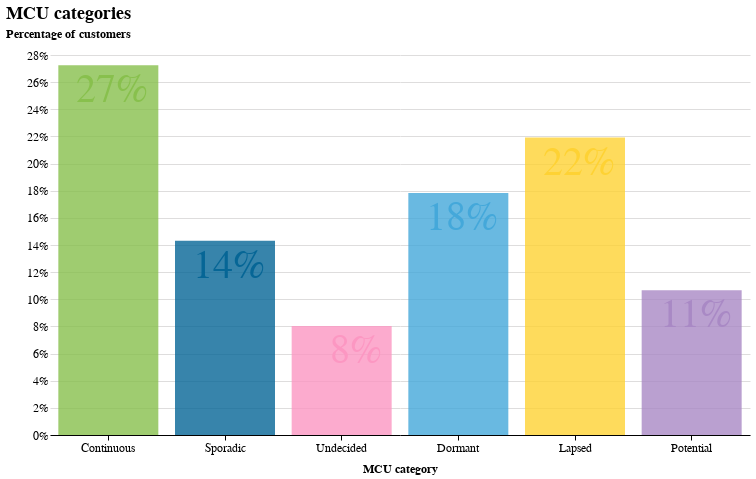

Here is the notebook cell this chart was saved with:
### Markdown cell above
We can again make very clear conclusions about the first and the last bracket. In the _Low (1%-20%)_ bracket we see a lot of lapsed users. In conjunction with the previous chart we know that most users here have 1-2 MCU periods. This suggests a conclusion that the likelihood of these customers returning is very low. Most of this column are customers who tried using the card and then lapsed, but did not close their N26 account.

If we now look at the _Continuous (90%-100%)_ bracket - it is exclusively all active users. A very clear and distinct customer group.

From earlier we know that lapsed MCUs are unlikely to return to using their card. Having this in mind we can label them as a group of customers on their own, despite their previous MCU activity. Note that it's possible that lapsed customers with higher past activity could be more likely to be just dormant, but we will look at this in the future and update might follow. For now we will label them as lapsed.

# 5. A word on MCU periods vs. activity vs. lapse<a name="section5"></a>
Before the categorisation let's discuss how MCU periods relate with overall activity and lapse. Imagine a customer who has been inactive for a couple of months since account opening but since then is using N26 card continuously for the rest of the year. At the moment such customers would likely be the same as all the customers in >90% activity bracket, the only difference is that they had a delayed start.

It would probably be possible to assign these customers to the same category despite a slow start. We can identify these customers by the combination of their MCU traits. a) this customer is currently **Active**; b) he should have **1-2 MCU periods** showing that he is not a frequent lapser and matches to 1-2 periods that 80% of continuous MCUs have. c) His overall **MCU rate should be over 70%**, so that we don't include undecided MCUs.

We could treat these customers the same as continuous MCUs, because based on these conditions they are currently on the way to become continuous MCUs, but based on their passive period it might be difficult to reach 90% to be officially included in this bracket.

This is just a thought for discussion, as currently such categorisation will not be applied. Further look into behaviour of these customers will help to decide whether it makes sense to include them into the continuous user bracket.

# 6. Final categorisation<a name="section6"></a>
Finally we can connect all the information we processed into final groups of customers based on their MCU behaviour.
1. Continuous MCUs - all active MCUs with over 90% of MCU activity. We can expect these customers to be the drivers of all KPIs. An assumption that can later be tested and hopefully confirmed.
2. Sporadic MCUs - all active MCUs that have 3+ MCU periods. Showing that they tend to lapse and return using their card.
3. Undecided MCUs - these are all active MCUs that are <90% with their overall activity and have 1-2 MCU periods. Showing that they don't lapse frequently. These MCUs should either end up with Sporadic MCUs if they stop and return a couple of more times, or end up in the continuous MCU bracket if they remain continuously active.
4. Dormant MCUs - all inactive MCUs that have been inactive for less than 6 months. They can still potentially return using their card and could show similar traits to sporadic MCUs.
5. Lapsed MCUs - all inactive MCUs that have been inactive for over 5 months. They are unlikely to return using their card.
6. Potential MCUs - these are the customers that have topped up and have not used their card yet, but have an open N26 account. They are not really MCUs, but for some analyses it might be useful to include this group.
Let's see how this split looks on our current MCU base.

### Code cell
data = mcu_categories
xaxis = "mcu_category"
yaxis = "customers"

x_axis_title = "MCU category"
y_axis_title = "Percentage of customers"
chart_title = "MCU categories"

column_order = ["Continuous", "Sporadic", "Undecided", "Dormant", "Lapsed", "Potential"]

base = alt.Chart(data).encode(
    x=alt.X(xaxis + ":O", axis=alt.Axis(title=x_axis_title), sort=column_order)
)

bar = base.mark_bar(size=100).encode(
    y=alt.Y(
        yaxis + ":Q",
        axis=alt.Axis(title=y_axis_title, format=".0%", grid=True),
        scale=alt.Scale(),
    ),
    color=alt.Color(xaxis, legend=None),
)
bar_labels = bar.mark_text(dx=40, dy=25, size=40).encode(
    y=alt.Y(yaxis + ":Q", axis=None), text=alt.Text(yaxis + ":N", format=".0%")
)

nearest = alt.selection(
    type="single", nearest=True, on="mouseover", fields=[xaxis], empty="none"
)
selectors = (
    base.mark_point()
    .encode(
        alt.X(xaxis + ":O", sort=column_order),
        opacity=alt.value(0),
    )
    .add_selection(nearest)
)
text_bar = base.mark_text(align="left", dx=-33, dy=25, size=40, color="#fff").encode(
    y=alt.Y(yaxis + ":Q", axis=None),
    text=alt.condition(nearest, yaxis + ":Q", alt.value(" "), format=".0%"),
)
bar_select = bar.mark_bar(size=100).encode(
    y=alt.Y(yaxis + ":Q", axis=None),
    opacity=alt.condition(nearest, alt.value(1), alt.value(0)),
)

alt.layer(bar, bar_labels, selectors, bar_select, text_bar).properties(
    title=chart_title
).resolve_scale(y="independent").configure(background="#fff")

### Figure 1 — Vega-Lite specification as saved in the notebook (floating-point values rounded to 4 significant figures)
{"width": 700, "height": 380, "config": {"title": {"fontSize": 18, "font": "Karla", "anchor": "start", "fontColor": "#000000"}, "axisX": {"domain": true, "domainColor": "#000000", "domainWidth": 1, "grid": false, "labelFont": "Montserrat", "labelFontSize": 12, "labelAngle": 0, "tickColor": "#000000", "tickSize": 5, "titleFont": "Karla", "titleFontSize": 12, "titlePadding": 10, "title": "X Axis Title (units)"}, "axisY": {"domain": false, "grid": true, "gridColor": "#DEDDDD", "gridWidth": 1, "labelFont": "Montserrat", "labelFontSize": 12, "labelAngle": 0, "ticks": false, "titleFont": "Karla", "titleFontSize": 12, "titlePadding": 10, "title": "Y Axis Title (units)", "titleAngle": 0, "titleY": -15, "titleX": 18}, "range": {"category": ["#88C04D", "#44A8DA", "#FED234", "#A989C5", "#066696", "#FC97C2", "#FF8360", "#B7ABC2"], "diverging": ["#cfe8f3", "#a2d4ec", "#73bfe2", "#46abdb", "#1696d2", "#12719e"]}, "legend": {"labelFont": "Montserrat", "labelFontSize": 12, "symbolType": "square", "symbolSize": 100, "titleFont": "Karla", "titleFontSize": 12, "title": "", "orient": "none", "direction": "horizontal", "titleAnchor": "middle"}, "view": {"stroke": "transparent"}, "background": "#fff", "area": {"fill": "#88C04D"}, "line": {"color": "#88C04D", "stroke": "#88C04D", "strokeWidth": 5}, "trail": {"color": "#88C04D", "stroke": "#88C04D", "strokeWidth": 0, "size": 1}, "path": {"stroke": "#88C04D", "strokeWidth": 0.5}, "point": {"filled": true}, "text": {"font": "Montserrat", "color": "#88C04D", "fontSize": 11, "align": "right", "fontWeight": 400, "size": 11}, "bar": {"size": 40, "binSpacing": 1, "opacity": 0.8, "continuousBandSize": 30, "discreteBandSize": 30, "fill": "#88C04D", "stroke": false}}, "layer": [{"mark": {"type": "bar", "size": 100}, "encoding": {"color": {"field": "mcu_category", "legend": null, "type": "nominal"}, "x": {"axis": {"title": "MCU category"}, "field": "mcu_category", "sort": ["Continuous", "Sporadic", "Undecided", "Dormant", "Lapsed", "Potential"], "type": "ordinal"}, "y": {"axis": {"format": ".0%", "grid": true, "title": "Percentage of customers"}, "field": "customers", "scale": {}, "type": "quantitative"}}}, {"mark": {"type": "text", "dx": 40, "dy": 25, "size": 40}, "encoding": {"color": {"field": "mcu_category", "legend": null, "type": "nominal"}, "text": {"field": "customers", "format": ".0%", "type": "nominal"}, "x": {"axis": {"title": "MCU category"}, "field": "mcu_category", "sort": ["Continuous", "Sporadic", "Undecided", "Dormant", "Lapsed", "Potential"], "type": "ordinal"}, "y": {"axis": null, "field": "customers", "type": "quantitative"}}}, {"mark": "point", "encoding": {"opacity": {"value": 0}, "x": {"field": "mcu_category", "sort": ["Continuous", "Sporadic", "Undecided", "Dormant", "Lapsed", "Potential"], "type": "ordinal"}}, "selection": {"selector005": {"type": "single", "nearest": true, "on": "mouseover", "fields": ["mcu_category"], "empty": "none"}}}, {"mark": {"type": "bar", "size": 100}, "encoding": {"color": {"field": "mcu_category", "legend": null, "type": "nominal"}, "opacity": {"condition": {"value": 1, "selection": "selector005"}, "value": 0}, "x": {"axis": {"title": "MCU category"}, "field": "mcu_category", "sort": ["Continuous", "Sporadic", "Undecided", "Dormant", "Lapsed", "Potential"], "type": "ordinal"}, "y": {"axis": null, "field": "customers", "type": "quantitative"}}}, {"mark": {"type": "text", "align": "left", "color": "#fff", "dx": -33, "dy": 25, "size": 40}, "encoding": {"text": {"condition": {"field": "customers", "format": ".0%", "type": "quantitative", "selection": "selector005"}, "value": " "}, "x": {"axis": {"title": "MCU category"}, "field": "mcu_category", "sort": ["Continuous", "Sporadic", "Undecided", "Dormant", "Lapsed", "Potential"], "type": "ordinal"}, "y": {"axis": null, "field": "customers", "type": "quantitative"}}}], "data": {"name": "data-b401171b45c85b6c57dc41da0596aade"}, "resolve": {"scale": {"y": "independent"}}, "title": "MCU categories", "$schema": "https://vega.github.io/schema/vega-lite/v4.17.0.json", "datasets": {"data-b401171b45c85b6c57dc41da0596aade": [{"mcu_category": "Dormant", "cst": 578339, "customers": 0.1784}, {"mcu_category": "Sporadic", "cst": 463827, "customers": 0.1431}, {"mcu_category": "Continuous", "cst": 883422, "customers": 0.2725}, {"mcu_category": "Lapsed", "cst": 710544, "customers": 0.2192}, {"mcu_category": "Undecided", "cst": 260150, "customers": 0.08024}, {"mcu_category": "Potential", "cst": 345913, "customers": 0.1067}]}}
